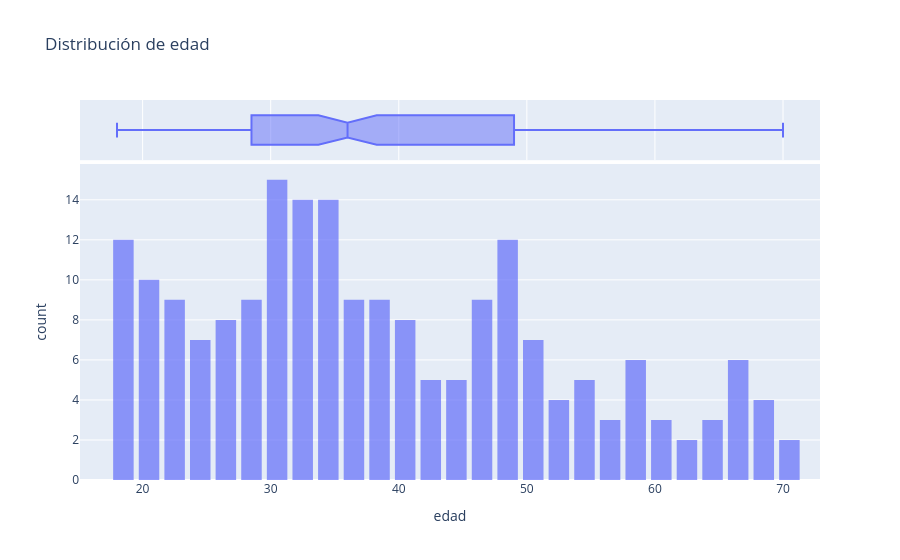
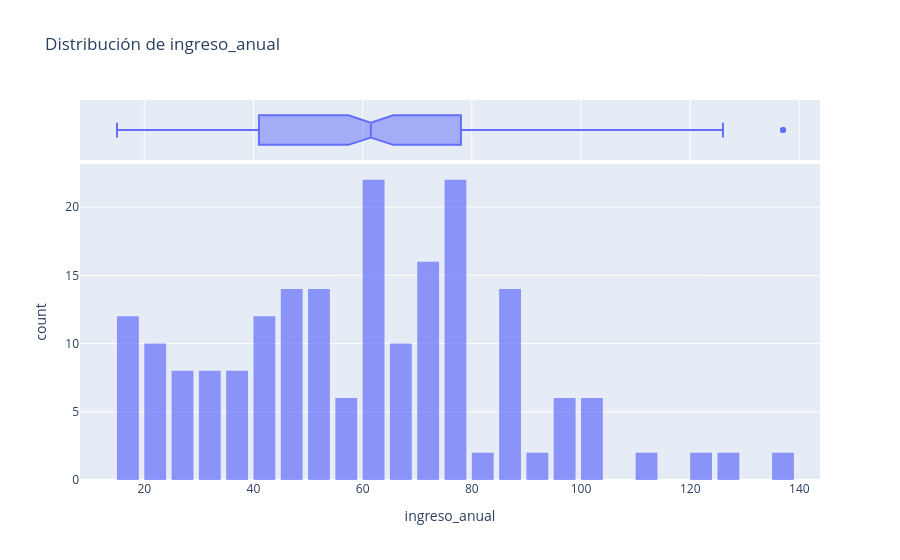
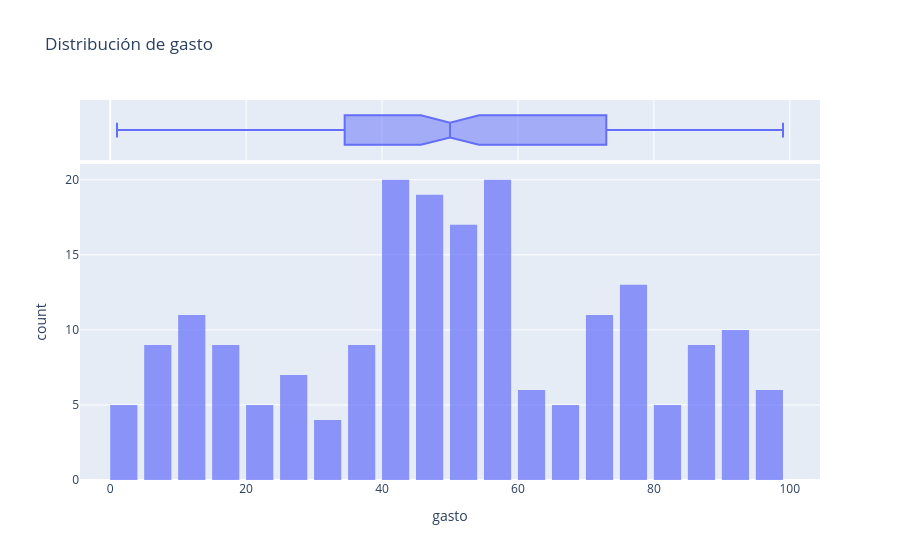

Here is the notebook cell these charts were saved with, in order:
### Markdown cell above
---
# 2️⃣ Explorar visualmente (20 min)

En clustering, la exploración visual es todavía más importante que en regresión: buscamos **grupos que se vean a simple vista** y variables que separen a los clientes.

### Code cell
# Distribución de cada variable numérica
# Pista: plot_distributions(df, COLS_MALL)
# ✍️ Tu código aquí
plot_distributions(df, COLS_MALL)

### Figure 1 — Plotly figure (JSON) as saved in the notebook; plotly's stock layout.template omitted (floating-point values rounded to 4 significant figures; data arrays with more than 128 entries replaced by an {"elided": "..."} marker saying what was removed)
{"data": [{"bingroup": "x", "hovertemplate": "edad=%{x}<br>count=%{y}<extra></extra>", "legendgroup": "", "marker": {"color": "#636efa", "opacity": 0.7, "pattern": {"shape": ""}}, "name": "", "nbinsx": 30, "orientation": "v", "showlegend": false, "type": "histogram", "x": {"elided": "200 int values"}, "xaxis": "x", "yaxis": "y"}, {"hovertemplate": "edad=%{x}<extra></extra>", "legendgroup": "", "marker": {"color": "#636efa"}, "name": "", "notched": true, "showlegend": false, "type": "box", "x": {"elided": "200 int values"}, "xaxis": "x2", "yaxis": "y2"}], "layout": {"bargap": 0.2, "barmode": "relative", "legend": {"tracegroupgap": 0}, "title": {"text": "Distribución de edad"}, "xaxis": {"anchor": "y", "domain": [0, 1], "title": {"text": "edad"}}, "xaxis2": {"anchor": "y2", "domain": [0, 1], "matches": "x", "showgrid": true, "showticklabels": false}, "yaxis": {"anchor": "x", "domain": [0, 0.8316], "title": {"text": "count"}}, "yaxis2": {"anchor": "x2", "domain": [0.8416, 1], "matches": "y2", "showgrid": false, "showline": false, "showticklabels": false, "ticks": ""}}}

### Figure 2 — Plotly figure (JSON) as saved in the notebook; plotly's stock layout.template omitted (floating-point values rounded to 4 significant figures; data arrays with more than 128 entries replaced by an {"elided": "..."} marker saying what was removed)
{"data": [{"bingroup": "x", "hovertemplate": "ingreso_anual=%{x}<br>count=%{y}<extra></extra>", "legendgroup": "", "marker": {"color": "#636efa", "opacity": 0.7, "pattern": {"shape": ""}}, "name": "", "nbinsx": 30, "orientation": "v", "showlegend": false, "type": "histogram", "x": {"elided": "200 int values"}, "xaxis": "x", "yaxis": "y"}, {"hovertemplate": "ingreso_anual=%{x}<extra></extra>", "legendgroup": "", "marker": {"color": "#636efa"}, "name": "", "notched": true, "showlegend": false, "type": "box", "x": {"elided": "200 int values"}, "xaxis": "x2", "yaxis": "y2"}], "layout": {"bargap": 0.2, "barmode": "relative", "legend": {"tracegroupgap": 0}, "title": {"text": "Distribución de ingreso_anual"}, "xaxis": {"anchor": "y", "domain": [0, 1], "title": {"text": "ingreso_anual"}}, "xaxis2": {"anchor": "y2", "domain": [0, 1], "matches": "x", "showgrid": true, "showticklabels": false}, "yaxis": {"anchor": "x", "domain": [0, 0.8316], "title": {"text": "count"}}, "yaxis2": {"anchor": "x2", "domain": [0.8416, 1], "matches": "y2", "showgrid": false, "showline": false, "showticklabels": false, "ticks": ""}}}

### Figure 3 — Plotly figure (JSON) as saved in the notebook; plotly's stock layout.template omitted (floating-point values rounded to 4 significant figures; data arrays with more than 128 entries replaced by an {"elided": "..."} marker saying what was removed)
{"data": [{"bingroup": "x", "hovertemplate": "gasto=%{x}<br>count=%{y}<extra></extra>", "legendgroup": "", "marker": {"color": "#636efa", "opacity": 0.7, "pattern": {"shape": ""}}, "name": "", "nbinsx": 30, "orientation": "v", "showlegend": false, "type": "histogram", "x": {"elided": "200 int values"}, "xaxis": "x", "yaxis": "y"}, {"hovertemplate": "gasto=%{x}<extra></extra>", "legendgroup": "", "marker": {"color": "#636efa"}, "name": "", "notched": true, "showlegend": false, "type": "box", "x": {"elided": "200 int values"}, "xaxis": "x2", "yaxis": "y2"}], "layout": {"bargap": 0.2, "barmode": "relative", "legend": {"tracegroupgap": 0}, "title": {"text": "Distribución de gasto"}, "xaxis": {"anchor": "y", "domain": [0, 1], "title": {"text": "gasto"}}, "xaxis2": {"anchor": "y2", "domain": [0, 1], "matches": "x", "showgrid": true, "showticklabels": false}, "yaxis": {"anchor": "x", "domain": [0, 0.8316], "title": {"text": "count"}}, "yaxis2": {"anchor": "x2", "domain": [0.8416, 1], "matches": "y2", "showgrid": false, "showline": false, "showticklabels": false, "ticks": ""}}}
